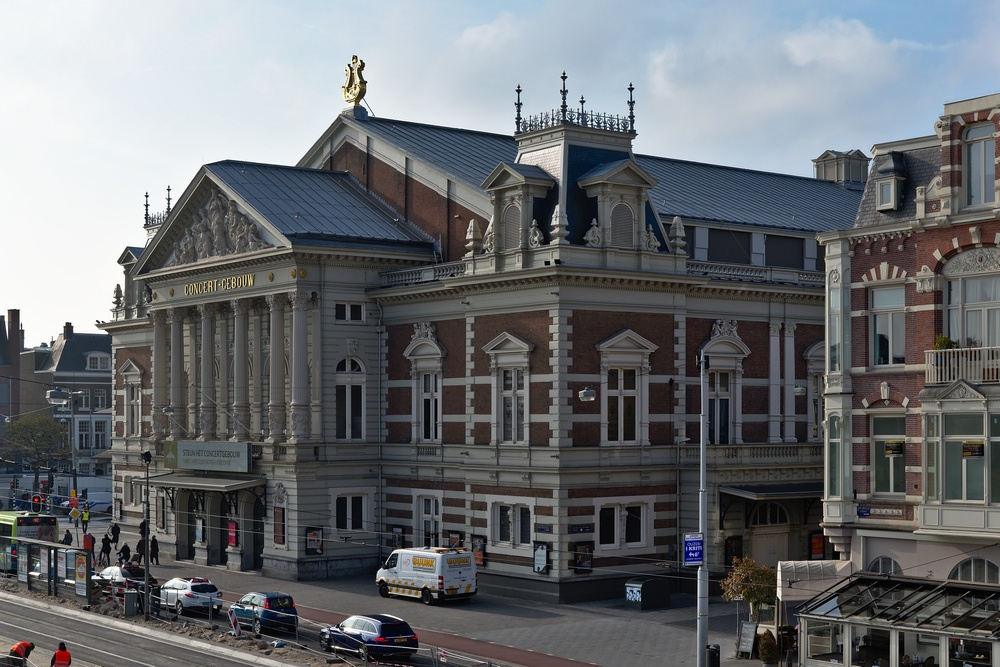
#> input picture img/Concertgebouw_03.jpg, 1000 x 667 px, shrunk from 5495 x 3663 before the run
$ python stitch_images.py img/Concertgebouw_03.jpg img/Concertgebouw_04.jpg
#> lines starting #> are read from the running program, lines starting #| are printed output that depends on the picture
### keypoint_matching.py
# Brandon Bowles

import sys
import numpy as np
from skimage import io
from skimage.color import rgb2gray, rgba2rgb
from skimage.feature import match_descriptors, plot_matches, SIFT
from scipy.spatial.distance import cdist
from matplotlib.patches import ConnectionPatch
import matplotlib.pyplot as plt

def bf_match_descriptors(descriptors1, descriptors2, max_ratio = 0.7):
    # Calculate Euclidean distance between descriptors
    distances = cdist(descriptors1, descriptors2)
    # [8 lines of commented-out code are left out]
    matches = np.argmin(distances, axis=1)
    print(matches.shape)
    print(matches)
    # for i in matches:
    #     print (distances[i][matches[i]])

    # Compute the ratio of the nearest neighbor distance to the second nearest neighbor distance
    min_distances = np.min(distances, axis=1)
    second_min_distances = np.partition(distances, 1, axis=1)[:, 1]
    ratio = min_distances / second_min_distances

    # Filter matches based on threshold
    valid_matches = ratio < max_ratio

    # Create array of matched pairs
    matched_pairs = np.column_stack((np.arange(len(matches))[valid_matches], matches[valid_matches]))

    return matched_pairs

def plot_keypoints(img1, img2, keypoints1, keypoints2, matches):
    # Select the points in img1 that match with img2 and vice versa
    dst = keypoints1[matches[:, 0]]
    src = keypoints2[matches[:, 1]]

    fig = plt.figure(figsize=(8, 4))
    ax1 = fig.add_subplot(121)
    ax2 = fig.add_subplot(122)
    ax1.imshow(img1, cmap='gray')
    ax2.imshow(img2, cmap='gray')

    for i in range(src.shape[0]):
        coordB = [dst[i, 1], dst[i, 0]]
        coordA = [src[i, 1], src[i, 0]]
        con = ConnectionPatch(xyA=coordA, xyB=coordB, coordsA="data", coordsB="data",
                            axesA=ax2, axesB=ax1, color="red")
        ax2.add_artist(con)
        ax1.plot(dst[i, 1], dst[i, 0], 'ro')
        ax2.plot(src[i, 1], src[i, 0], 'ro')

#Get file name for source image from command line argument 1
img1 = io.imread(sys.argv[1])
#> img1 is the input picture: shape (667, 1000, 3); mean R, G, B 106.4, 109.2, 112.3

#Get file name for destination image from command line argument 2
img2 = io.imread(sys.argv[2])
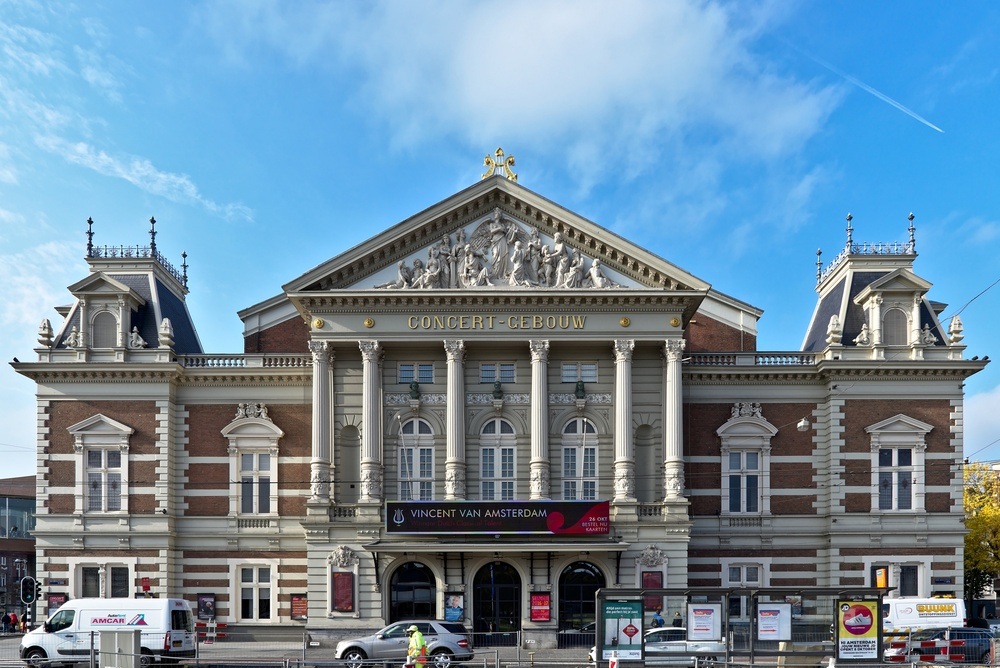
#> input picture img/Concertgebouw_04.jpg, 1000 x 668 px, shrunk from 5193 x 3467 before the run
#> img2 is the input picture: shape (668, 1000, 3); mean R, G, B 112.4, 140.3, 160


# Extract keypoints from image using SIFT
img1_gray = rgb2gray(img1)
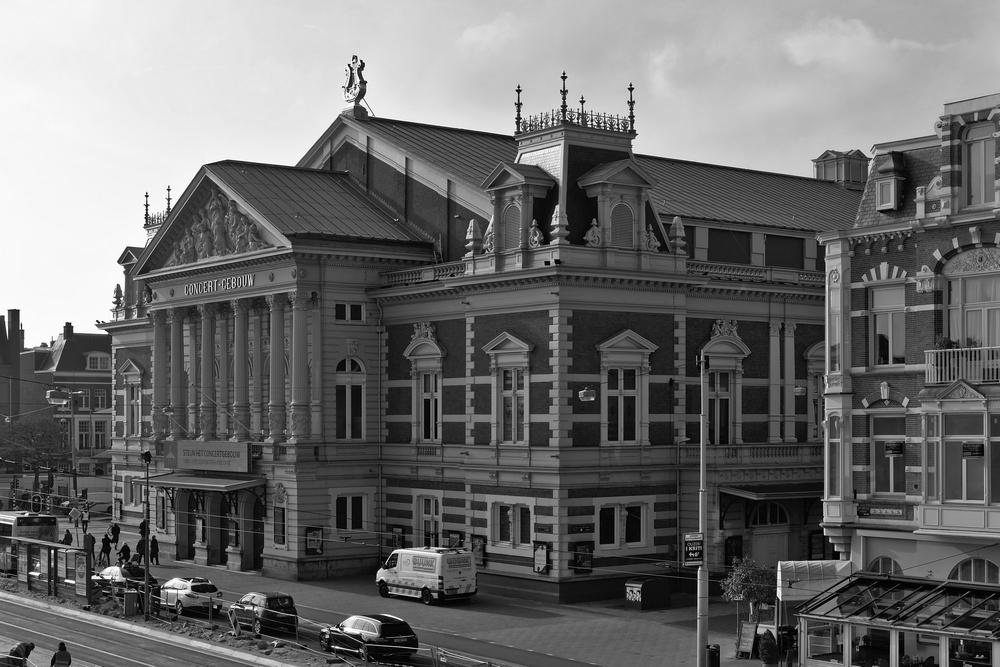
#> img1_gray: shape (667, 1000) float64; min 0, max 1, mean 0.427
sift = SIFT()
sift.detect_and_extract(img1_gray)
keypoints1 = sift.keypoints
descriptors1 = sift.descriptors

# Extract keypoints from image using SIFT
img2_gray = rgb2gray(img2)
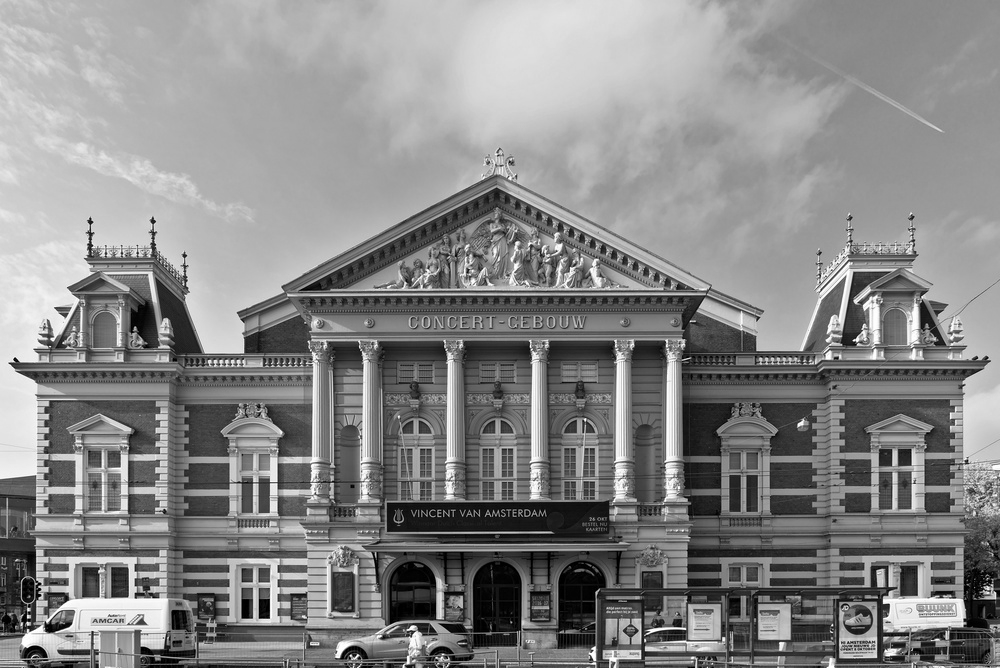
#> img2_gray: shape (668, 1000) float64; min 0, max 1, mean 0.533
sift.detect_and_extract(img2_gray)
keypoints2 = sift.keypoints
descriptors2 = sift.descriptors

# Match descriptors between img1 and img2
#matches12 = match_descriptors(descriptors1, descriptors2, cross_check=True, max_ratio=0.1)
matches12 = bf_match_descriptors(descriptors1, descriptors2)


# Display matches
#fig, ax = plt.subplots()
#plot_matches(ax, img1, img2, keypoints1, keypoints2, matches12)
plot_keypoints(img1, img2, keypoints1, keypoints2, matches12)
#ax.axis('off')
plt.show()
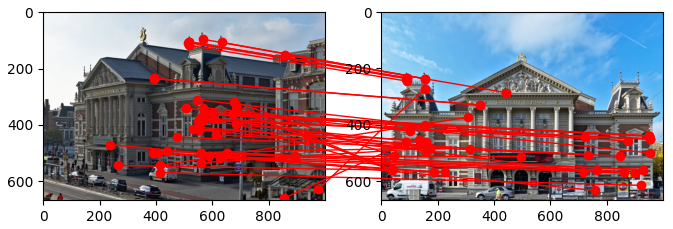
#> figure drawn by matplotlib, 2 panels

### stitch_images.py
# Brandon Bowles
# CSE4310 - 001
# Assignment 2

# Was not able to get my implementation of Ransac function working properly, So it is commented out.
# Used library Ransac so I could move on to at least try to implement image stitching.
# Image Stitching is functioning to some degree.

import matplotlib.pyplot as plt
import sys
import numpy as np
from skimage import io
import math
import PIL.Image as Image
from matplotlib.patches import ConnectionPatch
from sklearn.metrics import mean_squared_error
from skimage.transform import AffineTransform, ProjectiveTransform, SimilarityTransform, warp
import scipy.ndimage as ndi
from skimage.measure import ransac
from skimage.color import rgb2gray, rgba2rgb
from skimage.feature import match_descriptors, plot_matches, SIFT
from scipy.spatial.distance import cdist
from keypoint_matching import bf_match_descriptors

# def bf_match_descriptors(descriptors1, descriptors2, max_ratio = 0.1):
#     # Calculate Euclidean distance between descriptors
#     distances = cdist(descriptors1, descriptors2)
#     #distances = np.linalg.norm(descriptors1-descriptors2)
#     #print(descriptors1.shape)
#     #print(descriptors2.shape)
#     #print(distances.shape)
#     #print(distances)


#     # Find the nearest neighbor for each descriptor
#     matches = np.argmin(distances, axis=1)
#     print(matches.shape)
#     print(matches)
#     # for i in matches:
#     #     print (distances[i][matches[i]])

#     # Compute the ratio of the nearest neighbor distance to the second nearest neighbor distance
#     min_distances = np.min(distances, axis=1)
#     second_min_distances = np.partition(distances, 1, axis=1)[:, 1]
#     ratio = min_distances / second_min_distances

#     # Filter matches based on threshold
#     valid_matches = ratio < max_ratio

#     # Create array of matched pairs
#     matched_pairs = np.column_stack((np.arange(len(matches))[valid_matches], matches[valid_matches]))

#     return matched_pairs

def compute_affine_transform(src_points, dst_points):
    # Ensure the lists of points are the same length
    assert len(src_points) == len(dst_points)

    # Create matrix A
    A = np.zeros((2*len(src_points), 6))
    for i in range(len(src_points)):
        A[2*i] = [-src_points[i][0], -src_points[i][1], -1, 0, 0, 0]
        A[2*i+1] = [0, 0, 0, -src_points[i][0], -src_points[i][1], -1]


    # Create matrix B
    B = np.array(dst_points).reshape(2*len(dst_points), 1)

    # Solve for the affine transformation matrix
    affine_matrix = np.linalg.lstsq(A, B, rcond=None)[0]

    # Reshape the solution into a 3x3 matrix
    affine_matrix = np.vstack((affine_matrix.reshape(2, 3), [0, 0, 1]))

    return affine_matrix

def compute_projective_transform(src_points, dst_points):
    # Ensure the lists of points are the same length
    assert len(src_points) == len(dst_points)

    # Create matrix A
    A = np.zeros((2*len(src_points), 9))
    for i in range(len(src_points)):
        X, Y = src_points[i]
        x, y = dst_points[i]
        A[2*i] = [-X, -Y, -1, 0, 0, 0, x*X, x*Y, x]
        A[2*i+1] = [0, 0, 0, -X, -Y, -1, y*X, y*Y, y]

    # Solve for the projective transformation matrix
    _, _, V = np.linalg.svd(A)
    H = V[-1].reshape(3, 3)

    return H

# [37 lines of commented-out code are left out]
img1 = io.imread(sys.argv[1])
# img1 = np.asarray(Image.open(sys.argv[1]))

#Get file name for destination image from command line argument 2
img2 = io.imread(sys.argv[2])
# img2 = np.asarray(Image.open(sys.argv[2]))


if img1.shape[2] == 4:
    img1 = rgba2rgb(img1)
if img2.shape[2] == 4:
    img2 = rgba2rgb(img2)

# [13 lines of commented-out code are left out]
img1_gray = rgb2gray(img1)
sift = SIFT()
sift.detect_and_extract(img1_gray)
#sift.detect_and_extract(dst_img)
keypoints1 = sift.keypoints
descriptors1 = sift.descriptors

# Extract keypoints from image using SIFT
img2_gray = rgb2gray(img2)
sift.detect_and_extract(img2_gray)
keypoints2 = sift.keypoints
descriptors2 = sift.descriptors

# Match descriptors between img1 and img2
matches12 = match_descriptors(descriptors1, descriptors2, cross_check=True, max_ratio=0.8)
#matches12 = bf_match_descriptors(descriptors1, descriptors2)

dst_coordinates = keypoints1[matches12[:, 0]]
src_coordinates = keypoints2[matches12[:, 1]]
#print(matches12[:,0], matches12[:,1])

affine_matrix = compute_affine_transform(dst_coordinates[:, ::-1], src_coordinates[:, ::-1])
projective_matrix = compute_projective_transform(dst_coordinates[:, ::-1], src_coordinates[:, ::-1])

print(affine_matrix)
print("---------------------------------------------")
print(projective_matrix)

model12, inliers12 = ransac((dst_coordinates[:, ::-1], src_coordinates[:, ::-1]),  # source and destination coordinates
                            AffineTransform,  # the model class
                            min_samples=3,  # minimum number of coordinates to fit the model
                            residual_threshold=2,  # maximum distance for a data point to be considered an inlier
                            max_trials=100)  # maximum number of iterations

#model12, inliers12 = ransac(keypoints1[matches12[:, 0]][:, ::-1], keypoints2[matches12[:, 1]][:, ::-1], 100, 3, 2)
#best_model, best_inliers, best_error = ransac(keypoints1[matches12[:, 0]][:, ::-1], keypoints2[matches12[:, 1]][:, ::-1], 100, 3, 2)
outliers12 = inliers12 == False

# Display inlier and outlier matches
fig, ax = plt.subplots()
plot_matches(ax, img1, img2, keypoints1, keypoints2, matches12[inliers12], matches_color='g')
#> (this line was passed over: skimage is not available in this run)
plot_matches(ax, img1, img2, keypoints1, keypoints2, matches12[outliers12], matches_color='r')
#> (this line was passed over: skimage is not available in this run)
ax.axis('off')
plt.show()

sk_M, sk_best = ransac((src_coordinates[:, ::-1], dst_coordinates[:, ::-1]), ProjectiveTransform, min_samples=4, residual_threshold=1, max_trials=300)
print(sk_M)

print(np.count_nonzero(sk_best))
src_best = keypoints2[matches12[sk_best, 1]][:, ::-1]
dst_best = keypoints1[matches12[sk_best, 0]][:, ::-1]

# [16 lines of commented-out code are left out]
rows, cols = img1_gray.shape
#> rows = 667; cols = 1000
corners = np.array([
    [0, 0],
    [cols, 0],
    [0, rows],
    [cols, rows]
])

corners_proj = sk_M(corners)
all_corners = np.vstack((corners_proj[:, :2], corners[:, :2]))

corner_min = np.min(all_corners, axis=0)
#> corner_min = [0, 0]
corner_max = np.max(all_corners, axis=0)
#> corner_max = [1000, 667]
output_shape = (corner_max - corner_min)
#> output_shape = [1000, 667]
output_shape = np.ceil(output_shape[::-1]).astype(int)
#> output_shape = [667, 1000]
print(output_shape)
#| [ 667 1000]

offset = SimilarityTransform(translation=-corner_min)
dst_warped = warp(img2, offset.inverse, output_shape=output_shape)
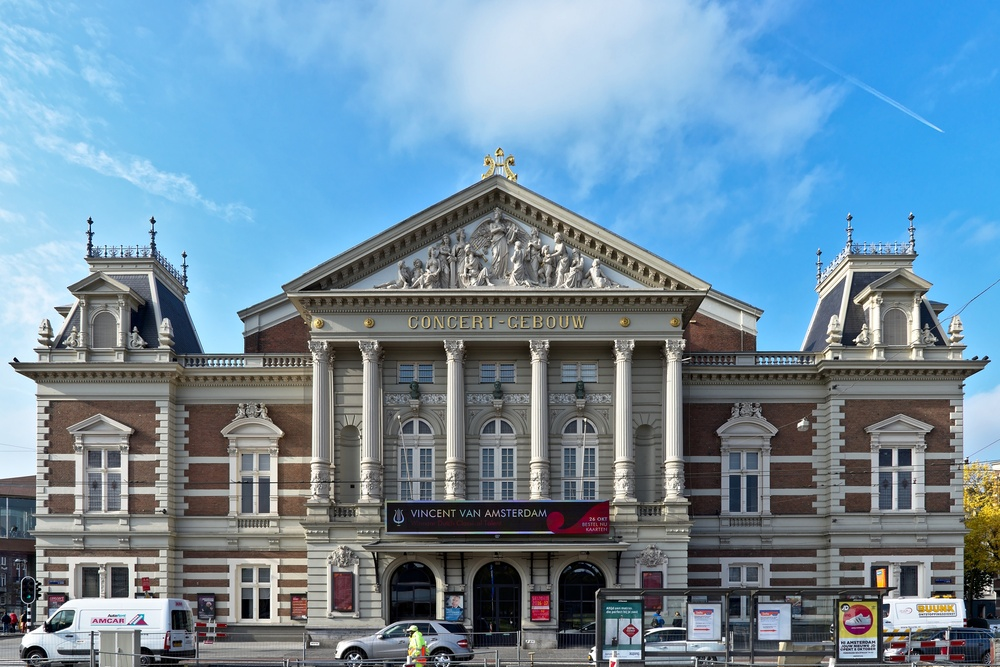
#> dst_warped: shape (667, 1000, 3) float64; mean R, G, B 0.441, 0.551, 0.628

tf_img = warp(img1, (sk_M + offset).inverse, output_shape=output_shape)
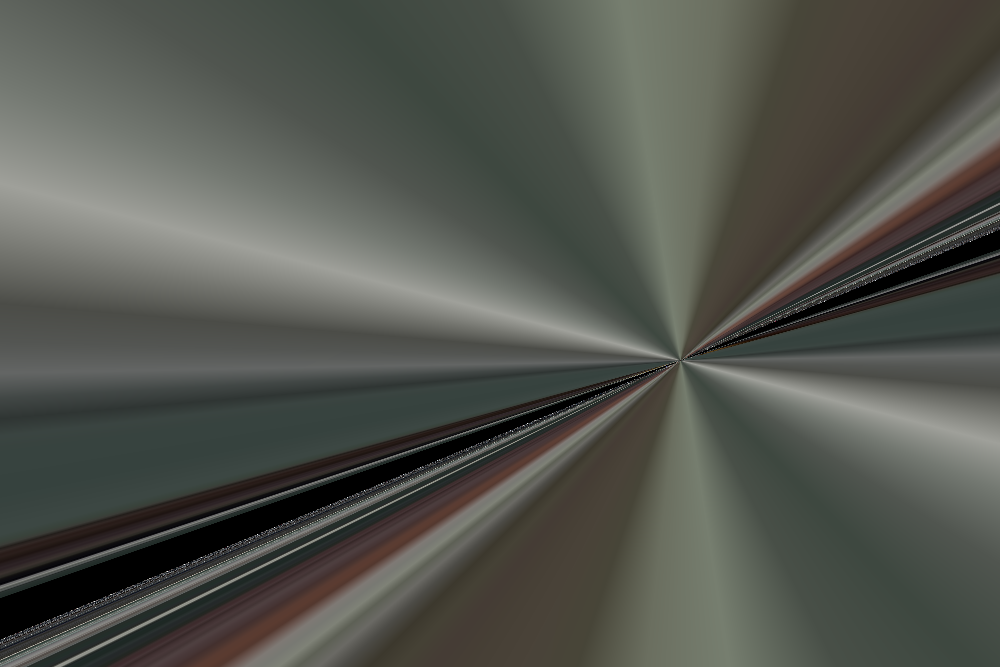
#> tf_img: shape (667, 1000, 3) float64; mean R, G, B 0.326, 0.336, 0.308

# Combine the images
foreground_pixels = tf_img[tf_img > 0]
dst_warped[tf_img > 0] = tf_img[tf_img > 0]
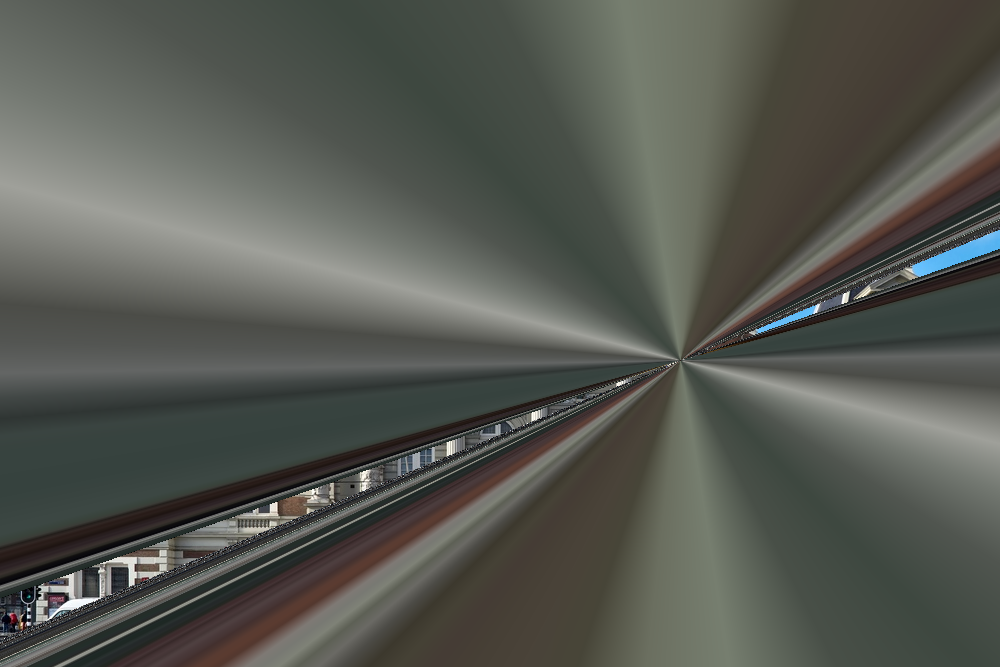
#> dst_warped: shape (667, 1000, 3) float64; mean R, G, B 0.338, 0.348, 0.321

# Plot the result
fig = plt.figure()
ax1 = fig.add_subplot(111)
ax1.imshow(dst_warped)
plt.show()
